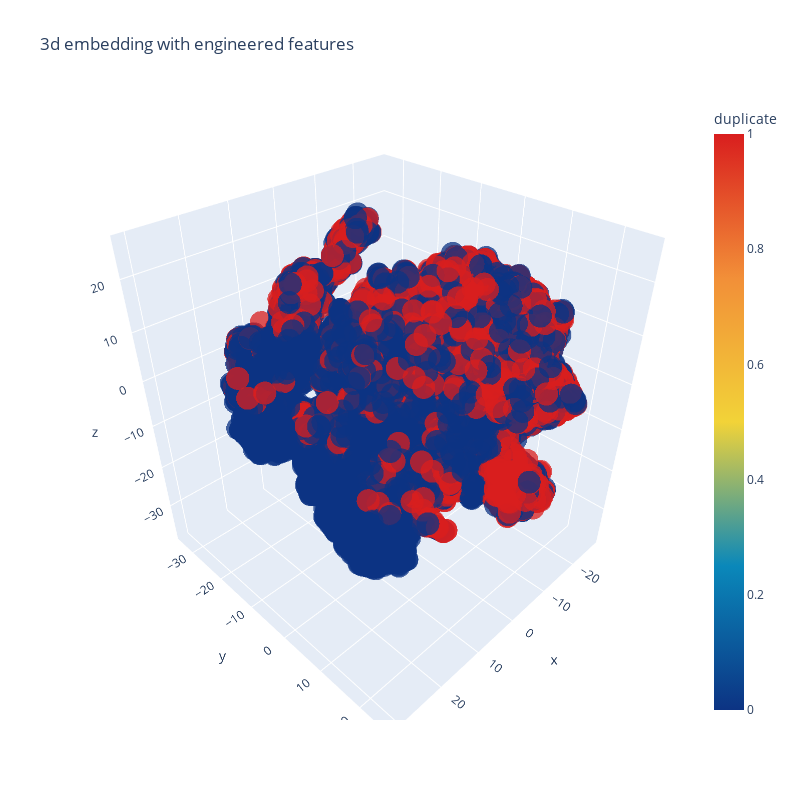

The cell this chart's notebook holds for it:
### Code cell
import plotly.graph_objs as go
import plotly.tools as tls
import plotly.offline as py
py.init_notebook_mode(connected=True)

trace1 = go.Scatter3d(
    x=tsne3d[:,0],
    y=tsne3d[:,1],
    z=tsne3d[:,2],
    mode='markers',
    marker=dict(
        sizemode='diameter',
        color = y,
        colorscale = 'Portland',
        colorbar = dict(title = 'duplicate'),
        line=dict(color='rgb(255, 255, 255)'),
        opacity=0.75
    )
)

data=[trace1]
layout=dict(height=800, width=800, title='3d embedding with engineered features')
fig=dict(data=data, layout=layout)
py.iplot(fig, filename='3DBubble')

### Figure 1 — Plotly figure (JSON) as saved in the notebook; plotly's stock layout.template omitted (floating-point values rounded to 4 significant figures; data arrays with more than 128 entries replaced by an {"elided": "..."} marker saying what was removed)
{"data": [{"marker": {"color": {"elided": "30000 int values"}, "colorbar": {"title": {"text": "duplicate"}}, "colorscale": [[0, "rgb(12,51,131)"], [0.25, "rgb(10,136,186)"], [0.5, "rgb(242,211,56)"], [0.75, "rgb(242,143,56)"], [1, "rgb(217,30,30)"]], "line": {"color": "rgb(255, 255, 255)"}, "opacity": 0.75, "sizemode": "diameter"}, "mode": "markers", "type": "scatter3d", "x": {"elided": "30000 float values"}, "y": {"elided": "30000 float values"}, "z": {"elided": "30000 float values"}}], "layout": {"height": 800, "title": {"text": "3d embedding with engineered features"}, "width": 800}}
